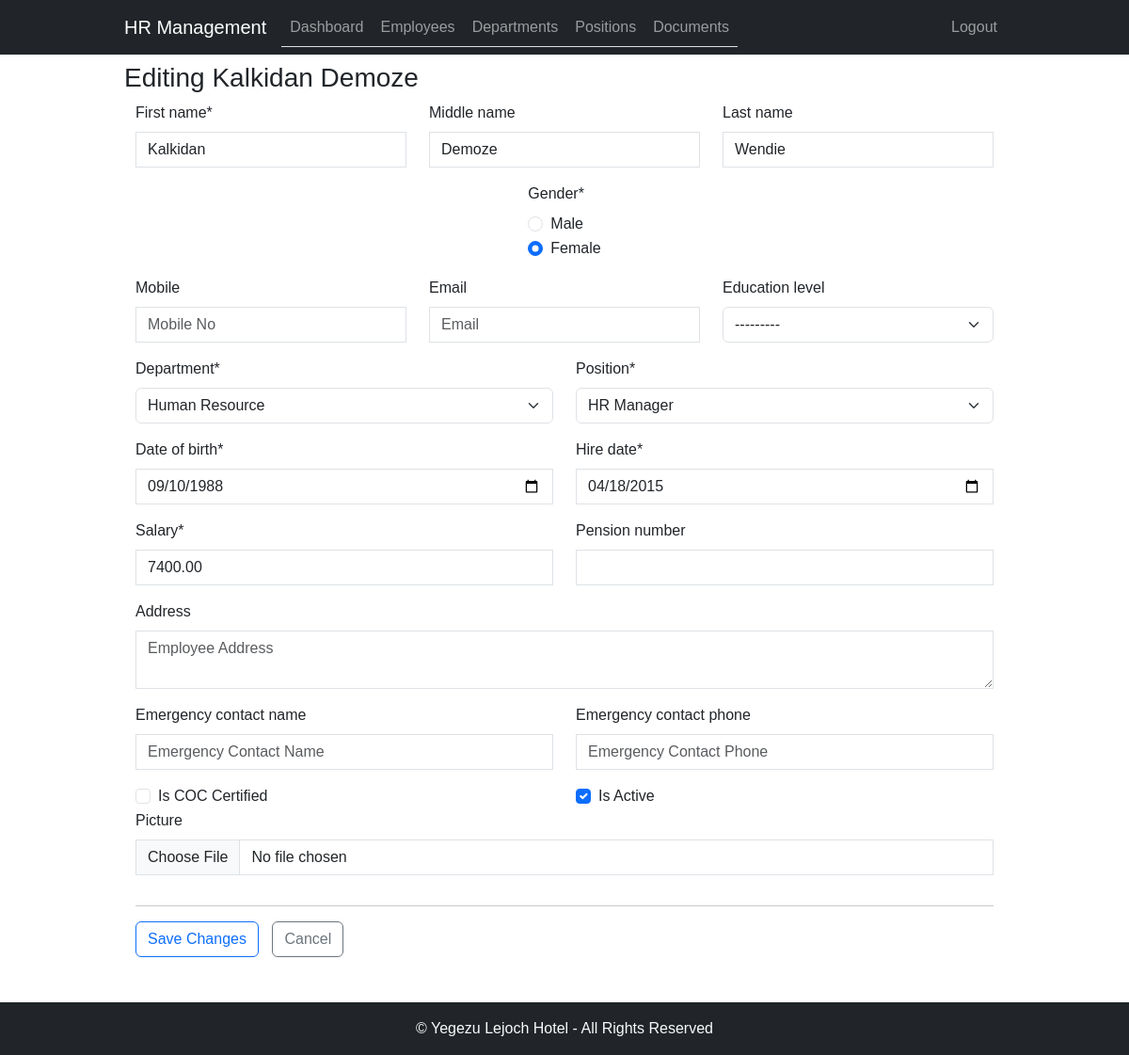
/employees/update/31/ (signed in), run on an earlier commit of the app's database.
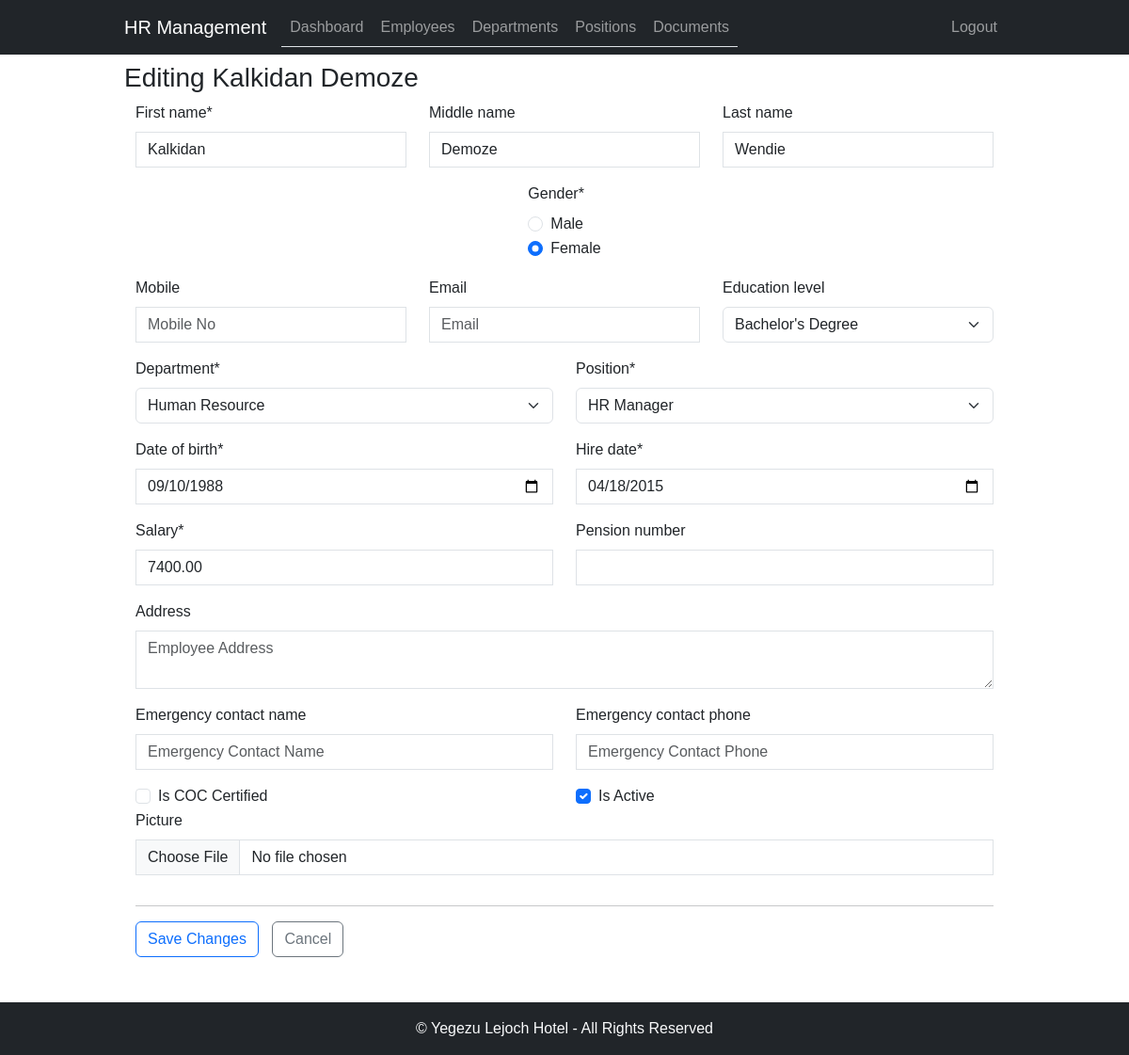
And on a later commit of the database.
### employee_management/models.py (models this page shows, shortened)
class Employee(models.Model):
    GENDER_CHOICES = (
        ('M', 'Male'),
        ('F', 'Female'),
    )
    EDUCATION_LEVEL_CHOICES = (
        ('Master', 'Master\'s Degree'),
        ('Degree', 'Bachelor\'s Degree'),
        ('Diploma', 'Diploma'),
        ('Certificate', 'Certificate'),
        ('Grade', 'Grade'),
    )
    first_name = models.CharField(max_length=50)
    middle_name = models.CharField(max_length=50, null=True, blank=True)
    last_name = models.CharField(max_length=50, null=True, blank=True)
    gender = models.CharField(max_length=1, choices=GENDER_CHOICES, default="")
    mobile = models.CharField(max_length=15, null=True, blank=True)
    email = models.EmailField(null=True, blank=True)
    department = models.ForeignKey(Department, on_delete=models.CASCADE)
    position = models.ForeignKey(Position, on_delete=models.CASCADE)
    date_of_birth = models.DateField()
    hire_date = models.DateField()
    salary = models.DecimalField(max_digits=10, decimal_places=2)
    education_level = models.CharField(max_length=20, choices=EDUCATION_LEVEL_CHOICES, null=True, blank=True)
    address = models.TextField(null=True, blank=True)
    pension_number = models.CharField(max_length=20, null=True, blank=True)
    emergency_contact_name = models.CharField(max_length=100, null=True, blank=True)
    emergency_contact_phone = models.CharField(max_length=15, null=True, blank=True)
    is_coc_certified = models.BooleanField(default=False)
    is_active = models.BooleanField(default=True)
    picture = models.ImageField(upload_to='employee_pictures/', null=True, blank=True)

### employee_management/views.py (the view)
# urls.py: path('employees/update/<int:pk>/', employee_update, name='employee_update'),
@login_required
def employee_update(request, pk):
    employee = get_object_or_404(Employee, pk=pk)
    if request.method == 'POST':
        form = EmployeeForm(request.POST, request.FILES, instance=employee)
        if form.is_valid():
            form.save()
            messages.success(request, 'Employee updated successfully.')
            return redirect('hrms:employee_list')
    else:
        form = EmployeeForm(instance=employee)
    return render(request, 'employee_form.html', {'form': form, 'employee':employee})

### employee_management/models.py (called while the page is built)
    def __str__(self):
        return self.name

    def __str__(self):
        return self.name

### employee_management/templates/employee_form.html (shortened to what the changed rows need)
{% extends 'base.html' %}
{% load crispy_forms_tags %}
{% block content %}
<h3>{% if form.instance.pk %}Editing {{ employee.first_name}} {{ employee.middle_name}}{% else %}Add Employee{% endif %}</h3>
<div class="container">
    <form method="post" enctype="multipart/form-data">
        <div class="row">
            <div class="col">
                <div class="form-group">
                    {{ form.first_name|as_crispy_field }}
                </div>
            </div>
            <div class="col">
                <div class="form-group">
                    {{ form.middle_name|as_crispy_field }}
                </div>
            </div>
            <div class="col">
                <div class="form-group">
                    {{ form.last_name|as_crispy_field }}
                </div>
            </div>
        </div>
        <div class="row">
            <div class="col d-flex justify-content-center">
                <div class="form-group">{{ form.gender|as_crispy_field }}</div>
            </div>
        </div>
        <div class="row">
            <div class="col">
                <div class="form-group">
                    {{ form.mobile|as_crispy_field }}
                </div>
            </div>
            <div class="col">
                <div class="form-group">
                    {{ form.email|as_crispy_field }}
                </div>
            </div>
            <div class="col">
                <div class="form-group">
                    {{ form.education_level|as_crispy_field }}
                </div>
            </div>
        </div>
        <div class="row">
            <div class="col">
                <div class="form-group">
                    {{ form.department|as_crispy_field }}
                </div>
            </div>
            <div class="col">
                <div class="form-group">
                    {{ form.position|as_crispy_field }}
                </div>
            </div>
        </div>
        <div class="row">
            <div class="col">
                <div class="form-group">
                    {{ form.date_of_birth|as_crispy_field }}
                </div>
            </div>
            <div class="col">
                <div class="form-group">
                    {{ form.hire_date|as_crispy_field }}
                </div>
            </div>
        </div>
        <div class="row">
            <div class="col">
                <div class="form-group">
                    {{ form.salary|as_crispy_field }}
                </div>
            </div>
            <div class="col">
                <div class="form-group">
                    {{ form.pension_number|as_crispy_field }}
                </div>
            </div>
        </div>
        <div class="row">
            <div class="col">
                <div class="form-group">
                    {{ form.address|as_crispy_field }}
                </div>
            </div>
        </div>
        <div class="row">
            <div class="col">
                <div class="form-group">
                    {{ form.emergency_contact_name|as_crispy_field }}
                </div>
            </div>
            <div class="col">
                <div class="form-group">
                    {{ form.emergency_contact_phone|as_crispy_field }}
                </div>
            </div>
        </div>
        <div class="row">
            <div class="col">
                <div class="form-check">
                    <input class="form-check-input" type="checkbox" name="is_coc_certified" id="id_is_coc_certified" {% if form.instance.is_coc_certified %}checked{% endif %}>
                    <label class="form-check-label" for="id_is_coc_certified">Is COC Certified</label>
                </div>
            </div>
            <div class="col">
                <div class="form-check">
                    <input class="form-check-input" type="checkbox" name="is_active" id="id_is_active" {% if form.instance.is_active %}checked{% endif %}>
                    <label class="form-check-label" for="id_is_active">Is Active</label>
                </div>
            </div>
        </div>
        <div class="row">
            <div class="col">
                <div class="form-group">
                    {{ form.picture|as_crispy_field }}
                </div>
            </div>
        </div>
    </form>
</div>
{% endblock %}

What changed in the data, as far as the page shows it:
changed Employee "Kalkidan": education_level "---------" → "Bachelor's Degree"
